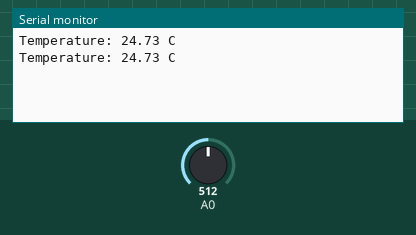
Recording of a sketch running on a simulated Arduino Uno, built with avr-gcc and run on an emulated ATmega328P. Parts: the last lines printed to the serial monitor. The test bench sets the inputs (shaded band); at power-on: A0 = 512.

Above: at 1.8 s.
1.9 s: A0 set to 716
At 2.8 s:
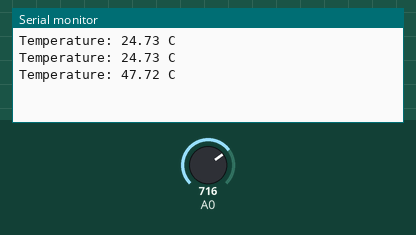
3.4 s: A0 set to 900
At 4.8 s:
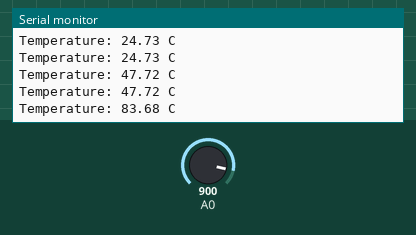
Timing chart, 0 to 6.4 s (numbered marks = the images above; inputs shaded):
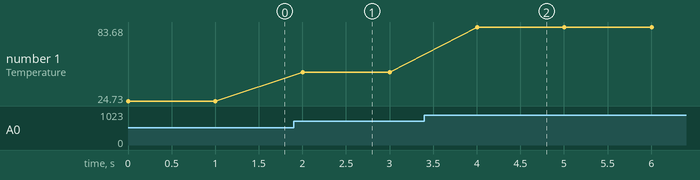

Measured:
- after the input at 1.9 s, the serial monitor: prints a new line after 0.10 s (image 1)
- after the input at 3.4 s, the serial monitor: prints a new line after 0.60 s (image 2)
- plotted number 1: 24.73 → 47.72 after the input at 1.9 s, 47.72 → 83.68 after the input at 3.4 s

The sketch:

04.ino
```cpp
float c1 = 1.009249522e-03, c2 = 2.378405444e-04, c3 = 2.019202697e-07;
void setup() {
  Serial.begin(9600);
}

void loop() {
  int sensorValue = analogRead(A0);
  float voltage = log(10000 * (1023.0 / (float)sensorValue - 1.0));
  float temperatureC;

  temperatureC = 1.0 / (c1 + c2 * voltage + c3 * voltage * voltage * voltage);
  temperatureC -= 273.15;

  Serial.print("Temperature: ");
  Serial.print(temperatureC);
  Serial.println(" C");

  delay(1000);
}
```
